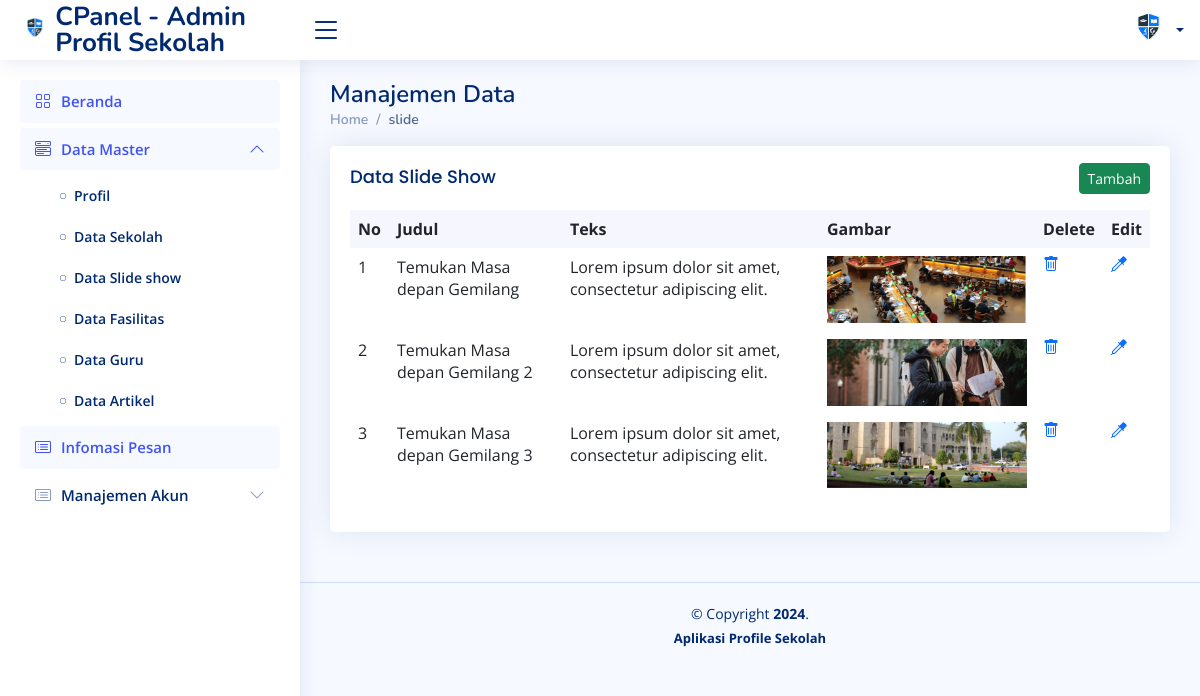
Page /admin/index.php?aksi=Master&xaksi=slide&yaksi=1 on the committed database.
### tables this page shows
CREATE TABLE `tbl_slide` (
  `id` int(11) NOT NULL AUTO_INCREMENT,
  `judul` varchar(225) DEFAULT NULL,
  `teks` text NOT NULL,
  `gambar` varchar(200) DEFAULT NULL,
  `tgl_create` timestamp NULL DEFAULT current_timestamp(),
  PRIMARY KEY (`id`)
);

### admin/function/database.php (called while the page is built, shortened)
<?php
class database{
	public $host = "localhost";
	public $username = "root";
	public $password = "";
	public $database = "db_projek_akhir";
function __construct(){
		$this->koneksi = mysqli_connect($this->host, $this->username, $this->password,$this->database);
	}
}
?>

### admin/function/fslide.php (called while the page is built, shortened)
<?php
include('database.php');
class fslide extends  database {
function tampil_data()
	{
		$sql = mysqli_query($this->koneksi,"select * from tbl_slide");
		$number = mysqli_num_rows($sql);
		while($row = mysqli_fetch_array($sql,MYSQLI_ASSOC)){
			$hasil[] = $row;
		}
		return $hasil;
	}
}
?>

### admin/view/vslide.php (the view)
      <div class="col-12">
         <div class="card recent-sales overflow-auto">
            <div class="card-body">
<table width="100%" border="0" cellpadding="0" cellspacing="0">
  <tr>
	<td><h5 class="card-title">Data Slide Show</span></h5></td>
	<td> <div align="right"><a href="./index.php?aksi=Master&xaksi=slide&yaksi=2" class="btn btn-success btn-sm"><span class="glyphicon glyphicon-print"></span>Tambah</a></div>
       </td>
  </tr>
  </table>
               <table class="table table-borderless datatable">
               <thead>
                 <tr>
                   <th scope="col">No</th>
                   <th scope="col">Judul </th>
                   <th scope="col">Teks</th>
                   <th scope="col">Gambar</th>
                   <th scope="col">Delete</th>
                  <th scope="col">Edit</th>
                 </tr>
               </thead>
               <tbody>
        <?php
             $no=1;
             foreach($dataku as $row)
             {
             ?>
				  <tr>
					<td><?php  echo $no++; ?> </td>
					<td><?php  echo $row['judul']; ?></a></td>
                      <td><?php  echo $row['teks']; ?></td>
                      <td>  <img src="../images/slide/<?php echo htmlspecialchars($row['gambar']); ?>" alt="Gambar" style="width:200px; height: auto;"></td>
               <td> <a href="./index.php?aksi=Master&xaksi=slide&yaksi=4&id=<?php echo  $row['id'];?>" class="text-primary"><span id="btnConfirm"  class="bi bi-trash"></span></a>
                <td><a href="./index.php?aksi=Master&xaksi=slide&yaksi=5&id=<?php echo  $row['id'];?>" class="text-primary"><span id="btnConfirm"  class="bi bi-eyedropper"></span></a>
                </td>
				  </tr>
            <?php } ?>
                  </tbody>
             </table>
           </div>
         </div>
       </div>

### admin/assets/css/style.css (style rules this page uses)
:root { scroll-behavior: smooth; }
body { font-family: "Open Sans", sans-serif; background: #f6f9ff; color: #444444; }
a { color: #4154f1; text-decoration: none; }
h1, h2, h3, h4, h5, h6 { font-family: "Nunito", sans-serif; }
.card { margin-bottom: 30px; border: none; border-radius: 5px; box-shadow: 0px 0 30px rgba(1, 41, 112, 0.1); }
.card-title { padding: 20px 0 15px 0; font-size: 18px; font-weight: 500; color: #012970; font-family: "Poppins", sans-serif; }
.card-body { padding: 0 20px 20px 20px; }
.dashboard .recent-sales { font-size: 14px; }
.dashboard .recent-sales .table thead { background: #f6f6fe; }
.dashboard .recent-sales .table thead th { border: 0; }

### rows in the picture
tbl_slide: judul "Temukan Masa depan Gemilang", teks "Lorem ipsum dolor sit amet, consectetur adipiscing elit.", gambar (picture)
tbl_slide: judul "Temukan Masa depan Gemilang 2", teks "Lorem ipsum dolor sit amet, consectetur adipiscing elit.", gambar (picture)
tbl_slide: judul "Temukan Masa depan Gemilang 3", teks "Lorem ipsum dolor sit amet, consectetur adipiscing elit.", gambar (picture)

### other values in the picture
$_GET['xaksi'] "slide"
